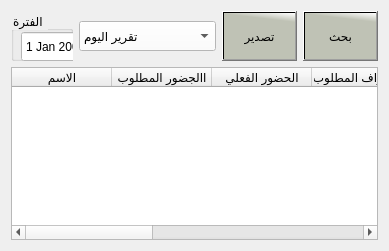
                 <widget class="QWidget" name="tab_14">
                  <attribute name="title">
                   <string>عرض جميع الموظفين</string>
                  </attribute>
                  <layout class="QGridLayout" name="gridLayout_30">
                   <item row="0" column="0">
                    <layout class="QVBoxLayout" name="verticalLayout_48" stretch="30,70">
                     <item>
                      <layout class="QHBoxLayout" name="horizontalLayout_9">
                       <item>
                        <layout class="QHBoxLayout" name="horizontalLayout_11" stretch="0,0">
                         <item>
                          <widget class="QGroupBox" name="groupBox_48">
                           <property name="maximumSize">
                            <size>
                             <width>250</width>
                             <height>120</height>
                            </size>
                           </property>
                           <property name="styleSheet">
                            <string notr="true">color: rgb(0, 0, 0);
font: 10pt &quot;MS Shell Dlg 2&quot;;</string>
                           </property>
                           <property name="title">
                            <string>الفترة </string>
                           </property>
                           <widget class="QDateEdit" name="dateEdit_49">
                            <property name="geometry">
                             <rect>
                              <x>10</x>
                              <y>20</y>
                              <width>181</width>
                              <height>31</height>
                             </rect>
                            </property>
                            <property name="styleSheet">
                             <string notr="true">color: rgb(0, 0, 0);
font: 10pt &quot;MS Shell Dlg 2&quot;;
background-color: rgb(255, 255, 255);</string>
                            </property>
                           </widget>
                           <widget class="QDateEdit" name="dateEdit_50">
                            <property name="geometry">
                             <rect>
                              <x>10</x>
                              <y>60</y>
                              <width>181</width>
                              <height>31</height>
                             </rect>
                            </property>
                            <property name="styleSheet">
                             <string notr="true">color: rgb(0, 0, 0);
font: 10pt &quot;MS Shell Dlg 2&quot;;
background-color: rgb(255, 255, 255);</string>
                            </property>
                           </widget>
                           <widget class="QLabel" name="label_253">
                            <property name="geometry">
                             <rect>
                              <x>200</x>
                              <y>20</y>
                              <width>31</width>
                              <height>21</height>
                             </rect>
                            </property>
                            <property name="font">
                             <font>
                              <pointsize>10</pointsize>
                             </font>
                            </property>
                            <property name="text">
                             <string>من</string>
                            </property>
                           </widget>
                           <widget class="QLabel" name="label_254">
                            <property name="geometry">
                             <rect>
                              <x>200</x>
                              <y>60</y>
                              <width>31</width>
                              <height>21</height>
                             </rect>
                            </property>
                            <property name="font">
                             <font>
                              <pointsize>10</pointsize>
                             </font>
                            </property>
                            <property name="text">
                             <string>الى</string>
                            </property>
                           </widget>
                          </widget>
                         </item>
                         <item>
                          <widget class="QComboBox" name="comboBox_84">
                           <property name="maximumSize">
                            <size>
                             <width>150</width>
                             <height>30</height>
                            </size>
                           </property>
                           <property name="styleSheet">
                            <string notr="true">color: rgb(0, 0, 0);
font: 10pt &quot;MS Shell Dlg 2&quot;;
background-color: rgb(255, 255, 255);</string>
                           </property>
                           <item>
                            <property name="text">
                             <string>تقرير اليوم</string>
                            </property>
                           </item>
                           <item>
                            <property name="text">
                             <string>تقرير امس</string>
                            </property>
                           </item>
                           <item>
                            <property name="text">
                             <string>تقرير هذا الاسبوع</string>
                            </property>
                           </item>
                           <item>
                            <property name="text">
                             <string>تقرير الاسبوع الماضي</string>
                            </property>
                           </item>
                           <item>
                            <property name="text">
                             <string>تقرير هذا الشهر </string>
                            </property>
                           </item>
                           <item>
                            <property name="text">
                             <string>تقرير الشهر الماضي</string>
                            </property>
                           </item>
                          </widget>
                         </item>
                        </layout>
                       </item>
                       <item>
                        <layout class="QHBoxLayout" name="horizontalLayout_23">
                         <item>
                          <widget class="QPushButton" name="pushButton_347">
                           <property name="maximumSize">
                            <size>
                             <width>100</width>
                             <height>50</height>
                            </size>
                           </property>
                           <property name="layoutDirection">
                            <enum>Qt::LeftToRight</enum>
                           </property>
                           <property name="styleSheet">
                            <string notr="true">background-color: qlineargradient(spread:pad, x1:0.964478, y1:0.193, x2:1, y2:0, stop:0 rgba(191, 194, 181, 255), stop:1 rgba(255, 255, 255, 255));
color:rgb(0, 0, 0);

font: 18pt &quot;Mohammad Annoktah&quot;;

font: 15pt &quot;PT Bold Heading&quot;;</string>
                           </property>
                           <property name="text">
                            <string>تصدير</string>
                           </property>
                           <property name="icon">
                            <iconset>
                             <normaloff>../icons/تصدير.svg</normaloff>../icons/تصدير.svg</iconset>
                           </property>
                           <property name="iconSize">
                            <size>
                             <width>30</width>
                             <height>30</height>
                            </size>
                           </property>
                          </widget>
                         </item>
                         <item>
                          <widget class="QPushButton" name="pushButton_346">
                           <property name="maximumSize">
                            <size>
                             <width>100</width>
                             <height>50</height>
                            </size>
                           </property>
                           <property name="layoutDirection">
                            <enum>Qt::LeftToRight</enum>
                           </property>
                           <property name="styleSheet">
                            <string notr="true">background-color: qlineargradient(spread:pad, x1:0.964478, y1:0.193, x2:1, y2:0, stop:0 rgba(191, 194, 181, 255), stop:1 rgba(255, 255, 255, 255));
color:rgb(0, 0, 0);

font: 18pt &quot;Mohammad Annoktah&quot;;

font: 15pt &quot;PT Bold Heading&quot;;</string>
                           </property>
                           <property name="text">
                            <string>بحث</string>
                           </property>
                           <property name="icon">
                            <iconset>
                             <normaloff>../icons/بحث.svg</normaloff>../icons/بحث.svg</iconset>
                           </property>
                           <property name="iconSize">
                            <size>
                             <width>30</width>
                             <height>30</height>
                            </size>
                           </property>
                          </widget>
                         </item>
                        </layout>
                       </item>
                      </layout>
                     </item>
                     <item>
                      <layout class="QHBoxLayout" name="horizontalLayout_25">
                       <item>
                        <widget class="QTableWidget" name="tableWidget_54">
                         <property name="styleSheet">
                          <string notr="true">QTableWidget {
    background-color: #FFFFFF;
    alternate-background-color:rgb(0, 0, 0);
    font: 9pt &quot;PT Bold Heading&quot;;
    font-weight: bold;
 color:rgb(0, 0, 0)
}

 background-color: qlineargradient(spread:pad, x1:0.964478, y1:0.193, x2:1, y2:0, stop:0 rgba(191, 194, 181, 255), stop:1 rgba(255, 255, 255, 255));
color:rgb(0, 0, 0);</string>
                         </property>
                         <column>
                          <property name="text">
                           <string>الاسم</string>
                          </property>
                         </column>
                         <column>
                          <property name="text">
                           <string>االجضور المطلوب</string>
                          </property>
                         </column>
                         <column>
                          <property name="text">
                           <string>الحضور الفعلي</string>
                          </property>
                         </column>
                         <column>
                          <property name="text">
                           <string>الانصراف المطلوب </string>
                          </property>
                         </column>
                         <column>
                          <property name="text">
                           <string>الانصراف الفعلي </string>
                          </property>
                         </column>
                         <column>
                          <property name="text">
                           <string>تاخير</string>
                          </property>
                         </column>
                         <column>
                          <property name="text">
                           <string>الغياب</string>
                          </property>
                         </column>
                         <column>
                          <property name="text">
                           <string>التاريخ</string>
                          </property>
                         </column>
                        </widget>
                       </item>
                      </layout>
                     </item>
                    </layout>
                   </item>
                  </layout>
                 </widget>
